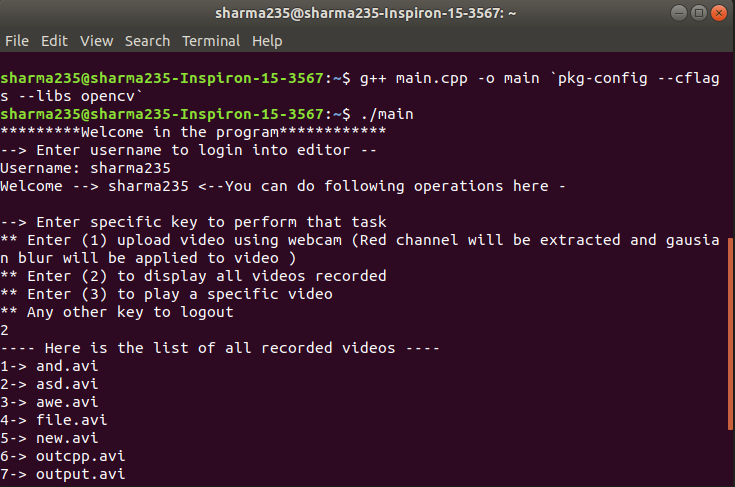
//> input picture images/files.png, 735 x 487 px, given in place of the camera
$ ./main   (built with g++ and OpenCV 4)
//> lines starting //> are read from the running program, lines starting //| are printed output that depends on the picture
#include "opencv2/opencv.hpp"
#include <bits/stdc++.h>
#include <cstdio>
#include <ctime>
using namespace std;
using namespace cv;
int tasks();
void uploadVideo();
void display();
void playVideo();
void login();
int main()
{
    login();
    return 0;
}
void login()
{
    //Task (a) ------------------A simple login feature which take username as input------------------------------------------------
    cout<<"*********Welcome in the program************"<<endl;
    cout<<"--> Enter username to login into editor --"<<endl;
    cout<<"Username: ";
    string username;
    cin>>username;
//> the answer given: images/files.png
    cout<<"Welcome --> "<<username<<" <--You can do following operations here -"<<endl;
    cout<<endl;
    tasks();
}
int tasks()
{
    cout<<"--> Enter specific key to perform that task"<<endl;
    cout<<"** Enter (1) upload video using webcam (Red channel will be extracted and gausian blur will be applied to video )"<<endl;
    cout<<"** Enter (2) to display all videos recorded"<<endl;
    cout<<"** Enter (3) to play a specific video"<<endl;
    cout<<"** Any other key to logout"<<endl;
    int option;
    cin>>option;
//> the answer given: 1
    if(option==1)
        uploadVideo();
    else if(option==2)
        display();
    else if(option==3)
        playVideo();
    else if(option>=4)
        exit(0);
    tasks();
}
void uploadVideo()
{
    //Task (b) -----------------------To record a video using webcam----------------------------------
    cout<<"Enter the name for the video file (without extension and spaces)"<<endl;
    string fileName;
    cin>>fileName;
//> the answer given: out.png
    VideoCapture cap(0);
    if(!cap.isOpened())
    {
        cout << "Error opening video stream" << endl;
        return;
    }
    //Task (e) ------------------ TO store video in disk the filename is taken as input ----------------------
    string path="videofile/";
    path+=fileName;
    path+=".avi";
    int frame_width = cap.get(CV_CAP_PROP_FRAME_WIDTH);
    int frame_height = cap.get(CV_CAP_PROP_FRAME_HEIGHT);
    clock_t start;
    double duration;
    VideoWriter video(path,CV_FOURCC('M','J','P','G'),10, Size(frame_width,frame_height));
    int fg=0;
    while(1)
    {
        if(fg==0)
        {
            start = clock();
        }
        //--------------Implementation of time limit of 10 seconds---------------------
        duration = ( std::clock() - start ) / (double) CLOCKS_PER_SEC;
        if(duration>=10)
            break;
        Mat frame;
        cap >> frame;
//> frame is the input picture: 487 rows x 735 cols, CV_8UC3; mean B, G, R 45.9, 26.7, 57
        if (frame.empty())
            break;
        imshow("Frame", frame);

        //Task (c)----------------Extracting Red channels from the frame-----------------------------
        Mat planes[3],fin_img,g;
        split(frame,planes);
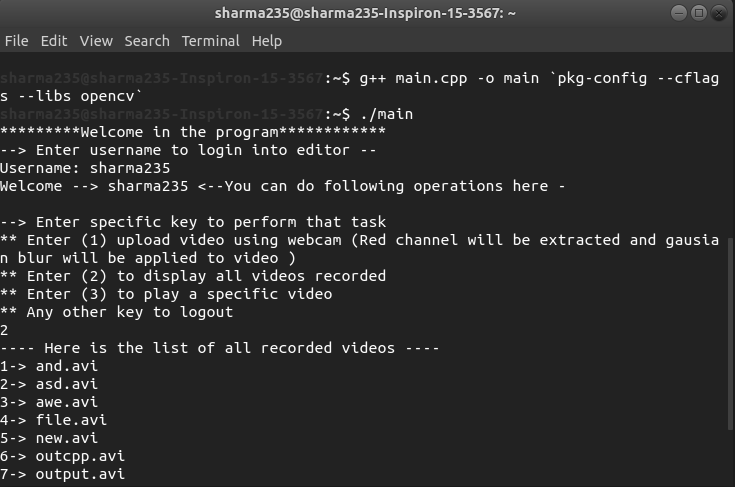
//> planes[0]: 487 rows x 735 cols, CV_8UC1; min 20, max 255, mean 45.9
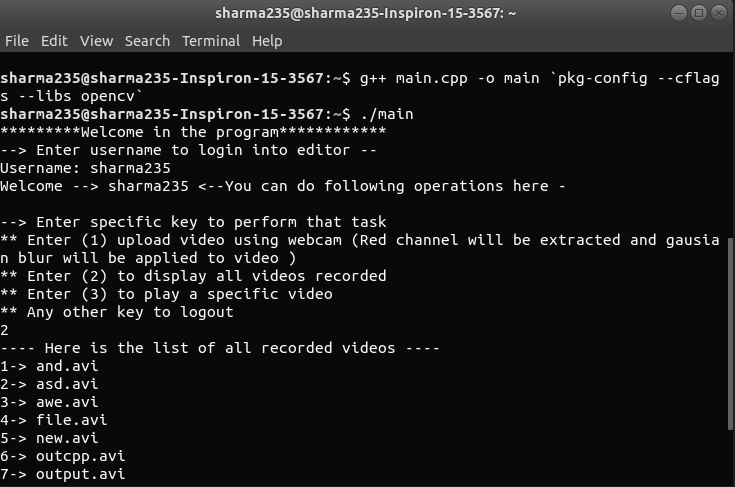
//> planes[1]: 487 rows x 735 cols, CV_8UC1; min 9, max 255, mean 26.7
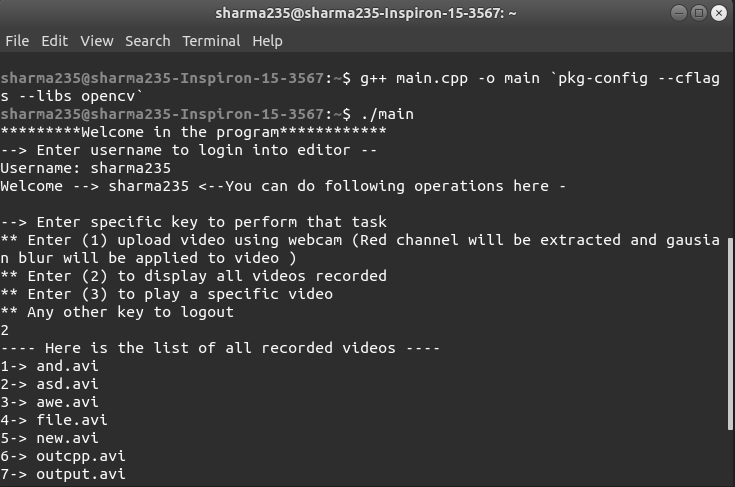
//> planes[2]: 487 rows x 735 cols, CV_8UC1; min 28, max 255, mean 57
        vector<Mat>channels;
        g= Mat::zeros(Size(frame_width, frame_height), CV_8UC1);
        channels.push_back(planes[0]);
        channels.push_back(g);
//> channels[1]: 487 rows x 735 cols, CV_8UC1; every value is 0
        channels.push_back(g);
        merge(channels, fin_img);
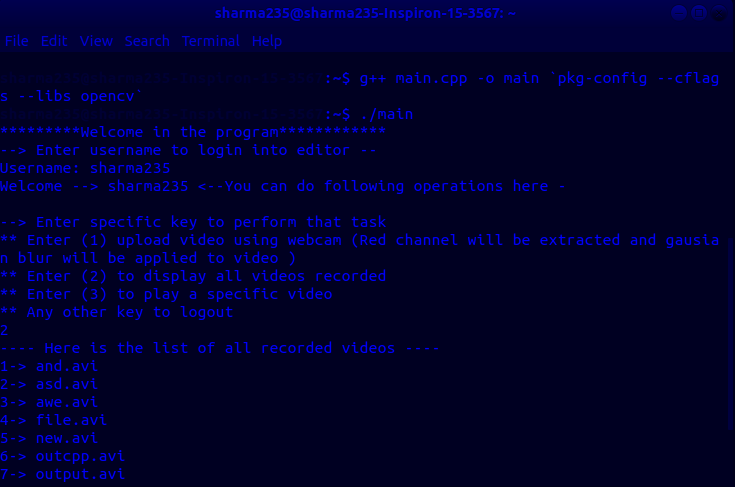
//> fin_img: 487 rows x 735 cols, CV_8UC3; mean B, G, R 45.9, 0, 0
        //--------------------------Red channels Extracted-------------------------

        //Task (d)----------------To apply gausian filter(blur) in the frames---------------------
        Mat frame_blurred_with_5x5_kernel;
        GaussianBlur(fin_img, frame_blurred_with_5x5_kernel, Size(5, 5), 0);
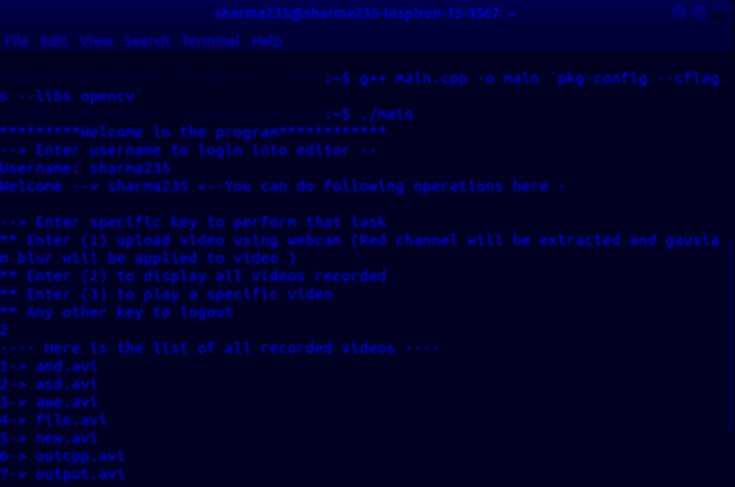
//> frame_blurred_with_5x5_kernel: 487 rows x 735 cols, CV_8UC3; mean B, G, R 45.9, 0, 0
        video.write(frame_blurred_with_5x5_kernel);
        fg=1;
        char c = (char)waitKey(1);
//> the Esc key is pressed
//> the answer given: 1
//> the answer given: out.png
//> the Enter key is pressed
//> the answer given: 1
//> the answer given: out.png
//> the Enter key is pressed
        if( c == 27 )
        break;

    }
    cap.release();
    video.release();
    destroyAllWindows();
}
// [50 lines left out: functions display, playVideo, not called in this run]
